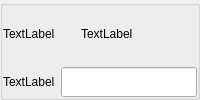
           <widget class="stw::opensyde_gui_elements::C_OgeGbxTransparent" name="pc_GroupBoxDataElementDisplay">
            <layout class="QVBoxLayout" name="verticalLayout_9">
             <property name="leftMargin">
              <number>0</number>
             </property>
             <property name="topMargin">
              <number>0</number>
             </property>
             <property name="rightMargin">
              <number>0</number>
             </property>
             <property name="bottomMargin">
              <number>0</number>
             </property>
             <item>
              <layout class="QHBoxLayout" name="horizontalLayout_24" stretch="0,0,0,1">
               <item>
                <widget class="stw::opensyde_gui_elements::C_OgeLabToolTipBase" name="pc_LabelNamespaceDescription">
                 <property name="styleRole" stdset="0">
                  <string>group-item</string>
                 </property>
                 <property name="text">
                  <string>TextLabel</string>
                 </property>
                </widget>
               </item>
               <item>
                <spacer name="horizontalSpacer_14">
                 <property name="orientation">
                  <enum>Qt::Horizontal</enum>
                 </property>
                 <property name="sizeHint" stdset="0">
                  <size>
                   <width>20</width>
                   <height>30</height>
                  </size>
                 </property>
                </spacer>
               </item>
               <item>
                <widget class="stw::opensyde_gui_elements::C_OgeLabContextMenuBase" name="pc_LabelNamespaceValue">
                 <property name="styleRole" stdset="0">
                  <string>group-item-value</string>
                 </property>
                 <property name="text">
                  <string>TextLabel</string>
                 </property>
                </widget>
               </item>
               <item>
                <spacer name="horizontalSpacer_13">
                 <property name="orientation">
                  <enum>Qt::Horizontal</enum>
                 </property>
                 <property name="sizeHint" stdset="0">
                  <size>
                   <width>40</width>
                   <height>30</height>
                  </size>
                 </property>
                </spacer>
               </item>
              </layout>
             </item>
             <item>
              <layout class="QHBoxLayout" name="horizontalLayout_25">
               <item>
                <widget class="stw::opensyde_gui_elements::C_OgeLabToolTipBase" name="pc_LabelDisplayName">
                 <property name="styleRole" stdset="0">
                  <string>group-item</string>
                 </property>
                 <property name="text">
                  <string>TextLabel</string>
                 </property>
                </widget>
               </item>
               <item>
                <widget class="stw::opensyde_gui_elements::C_OgeLeProperties" name="pc_LineEditDataElementDisplayName">
                 <property name="minimumSize">
                  <size>
                   <width>0</width>
                   <height>30</height>
                  </size>
                 </property>
                 <property name="maximumSize">
                  <size>
                   <width>16777215</width>
                   <height>30</height>
                  </size>
                 </property>
                </widget>
               </item>
              </layout>
             </item>
            </layout>
           </widget>
